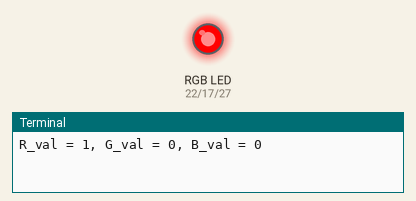
This program was run on a simulated Raspberry Pi (BCM pin numbers). Parts: an RGB LED mixed from three pins (HIGH = lit), the last lines printed to the terminal.

Above: at 1.0 s.
At 3.0 s:
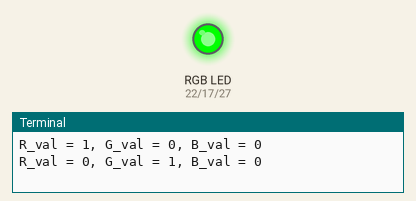
At 5.0 s:
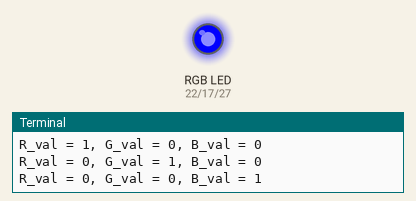
At 7.0 s:
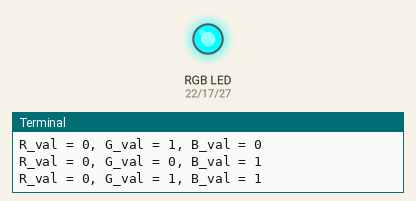
At 11.0 s:
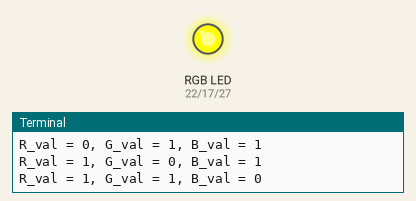
At 15.0 s:
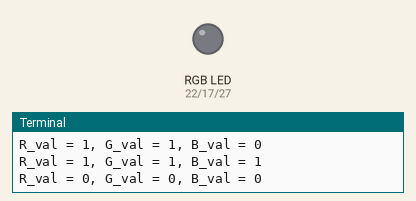
Timing chart, 0 to 18.4 s (numbered marks = the images above):
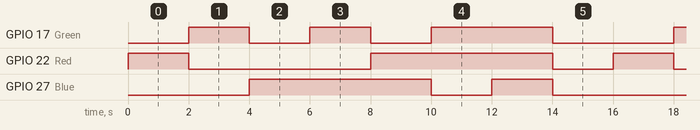

The program:

rgb.py
```python
#!/usr/bin/env python3
import RPi.GPIO as GPIO
import time

# Define los colores en modo hexadecimal
COLORS = [0xFF0000, 0x00FF00, 0x0000FF, 0x00FFFF, 0xFF00FF, 0xFFFF00, 0xFFFFFF,
          0xB695C0]
# Establece los pines conforme a GPIO
pins = {'Red': 22, 'Green': 17, 'Blue': 27}


def mapea(x, in_min, in_max, out_min, out_max):
    return (x - in_min) * (out_max - out_min) / (in_max - in_min) + out_min


def set_color(color):
    # calcula el valor para cada canal R, G, B
    R_val = (color & 0xFF0000) >> 16
    G_val = (color & 0x00FF00) >> 8
    B_val = (color & 0x0000FF) >> 0

    # Convierte el color de 0~255 a 0 ó 1 (entero)
    R_val = int(mapea(R_val, 0, 255, 0, 1))
    G_val = int(mapea(G_val, 0, 255, 0, 1))
    B_val = int(mapea(B_val, 0, 255, 0, 1))

    # asigna a cada pin el valor calculado
    GPIO.output(pins['Red'], R_val)
    GPIO.output(pins['Green'], G_val)
    GPIO.output(pins['Blue'], B_val)

    # imprime los resultados
    print("R_val = %s, G_val = %s, B_val = %s" % (R_val, G_val, B_val))


# quita la tensión en cada uno de los pines
def reset():
    for i in pins:
        GPIO.output(pins[i], 0)


def main():
    try:
        # Establece el modo, en este caso a los valores GPIO
        GPIO.setmode(GPIO.BCM)
        for i in pins:
            # configura los pines como de salida
            GPIO.setup(pins[i], GPIO.OUT, initial=GPIO.HIGH)
        reset()
        while True:
            for color in COLORS:
                set_color(color)
                time.sleep(2)
                reset()
    except Exception as e:
        print(e)
    finally:
        # Release resource
        reset()
        GPIO.cleanup()


if __name__ == '__main__':
    main()
```

Measured:
- by itself, GPIO 17 (Green): repeats every 16.0 s: LOW 2.0 s, HIGH 2.0 s, LOW 2.0 s, HIGH 4.0 s, LOW 4.0 s, HIGH 2.0 s
- by itself, GPIO 22 (Red): repeats every 16.0 s: LOW 6.0 s, HIGH 6.0 s, LOW 2.0 s, HIGH 2.0 s
- by itself, GPIO 27 (Blue): LOW → HIGH at 4.0 s, → LOW 6.0 s later, → HIGH 2.0 s later, → LOW 2.0 s later, … (9 changes in this stretch)
